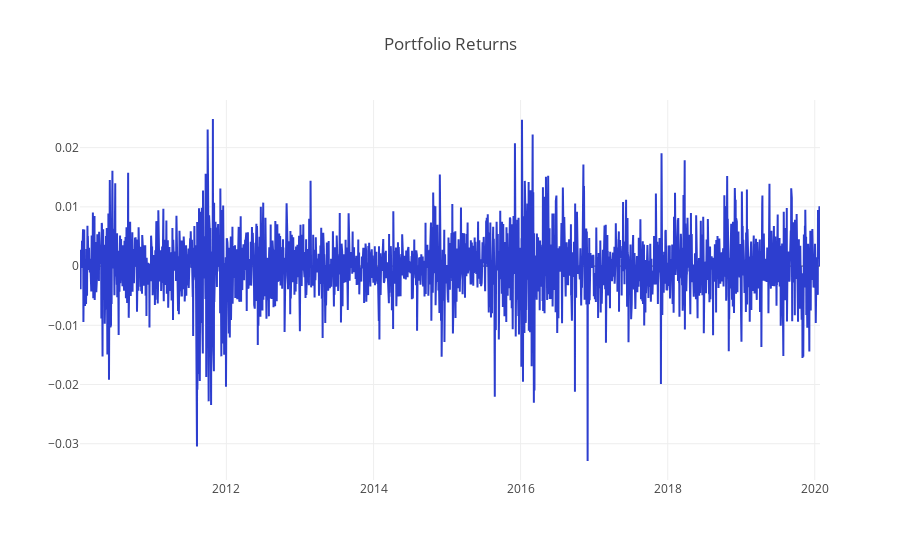

The notebook cell saved with this chart:
### Code cell
vh.plot_returns(expected_portfolio_returns.T.sum(), 'Portfolio Returns')

### Figure 1 — Plotly figure (JSON) as saved in the notebook; plotly's stock layout.template omitted (floating-point values rounded to 4 significant figures; data arrays with more than 128 entries replaced by an {"elided": "..."} marker saying what was removed)
{"data": [{"line": {"color": "#2D3ECF"}, "mode": "line", "name": "Returns", "type": "scatter", "x": {"elided": "2533 str values"}, "y": {"elided": "2533 float values"}}], "layout": {"title": "Portfolio Returns"}}
